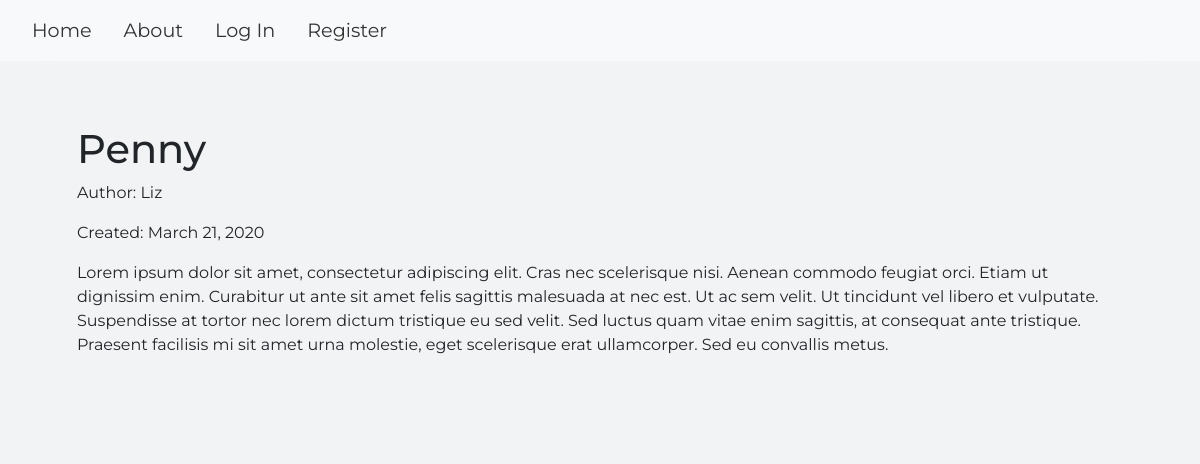
/2, run on the app's committed database.
### oriblog/models.py (models this page shows, shortened)
class BlogPost(db.Model):
    users = db.relationship(User)
    id = db.Column(db.Integer, primary_key=True)
    user_id = db.Column(db.Integer, db.ForeignKey('users.id'), nullable=False)
    date = db.Column(db.DateTime, nullable=False, default=datetime.utcnow)
    title = db.Column(db.String(140), nullable=False)
    text = db.Column(db.Text, nullable=False)

class User(db.Model, UserMixin):
    __tablename__ = 'users'
    id = db.Column(db.Integer, primary_key = True)
    profile_image = db.Column(db.String(20), nullable=False, default='green.png')
    email = db.Column(db.String(64), unique=True, index=True)
    username = db.Column(db.String(64), unique=True, index=True)
    password_hash = db.Column(db.String(128))
    posts = db.relationship('BlogPost', backref='author', lazy=True)

### oriblog/users/views.py (the view)
@users.route("/<username>")
def user_posts(username):
    page = request.args.get('page', 1, type=int)
    user = User.query.filter_by(username=username).first_or_404()
    blog_posts = BlogPost.query.filter_by(author=user).order_by(BlogPost.date.desc()).paginate(page=page, per_page=5)
    return render_template('user_blog_posts.html', blog_posts=blog_posts, user=user)

### oriblog/blog_posts/views.py (called while the page is built)
@blog_posts.route('/<int:blog_post_id>')
def blog_post(blog_post_id):
    blog_post = BlogPost.query.get_or_404(blog_post_id)
    return render_template('blog_post.html', title=blog_post.title,
                           date=blog_post.date, post=blog_post
                           )

### oriblog/templates/blog_post.html (shortened to what this page needs)
{% extends "base.html" %}
{% block content %}
<div class="jumbotron">
  <h1>{{ post.title }}</h1>
  <p>Author: {{post.author.username}}</p>
  <p>Created: {{post.date.strftime('%B %d, %Y')}}</p>
  <p>{{post.text}}</p>
</div>
{% endblock %}

### oriblog/static/css/style.css (style rules this page uses)
body { background-color: #f1f3f4; font-family: "Montserrat", sans-serif; }
.jumbotron { background-color: #f1f3f4; }

### data on the page
BlogPost: title "Penny", date "March 21, 2020", text "Lorem ipsum dolor sit amet, consectetur adipiscing elit. Cras nec scelerisque nisi. Aenean commodo feugiat orci. Etiam ut dignissim enim. Curabitur ut ante sit amet felis sagittis malesuada at nec est. Ut ac sem velit. Ut tincidunt vel libero et vulputate. Suspendisse at tortor nec lorem dictum tristique eu sed velit. Sed luctus quam vitae enim sagittis, at consequat ante tristique. Praesent facilisis mi sit amet urna molestie, eget scelerisque erat ullamcorper. Sed eu convallis metus."
User: author.username "Liz"
